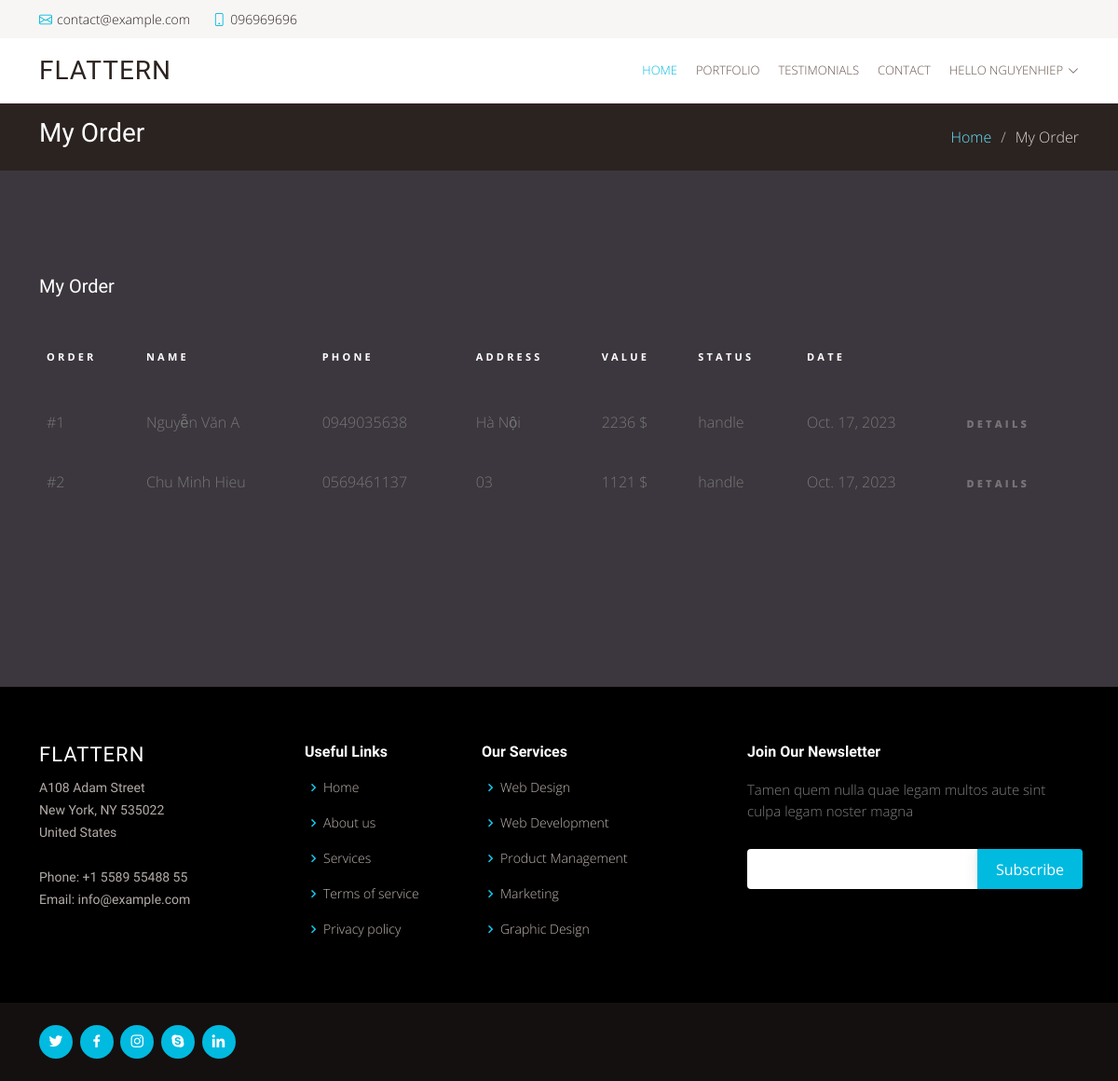
/order/ (signed in), run on an earlier commit of the app's database.
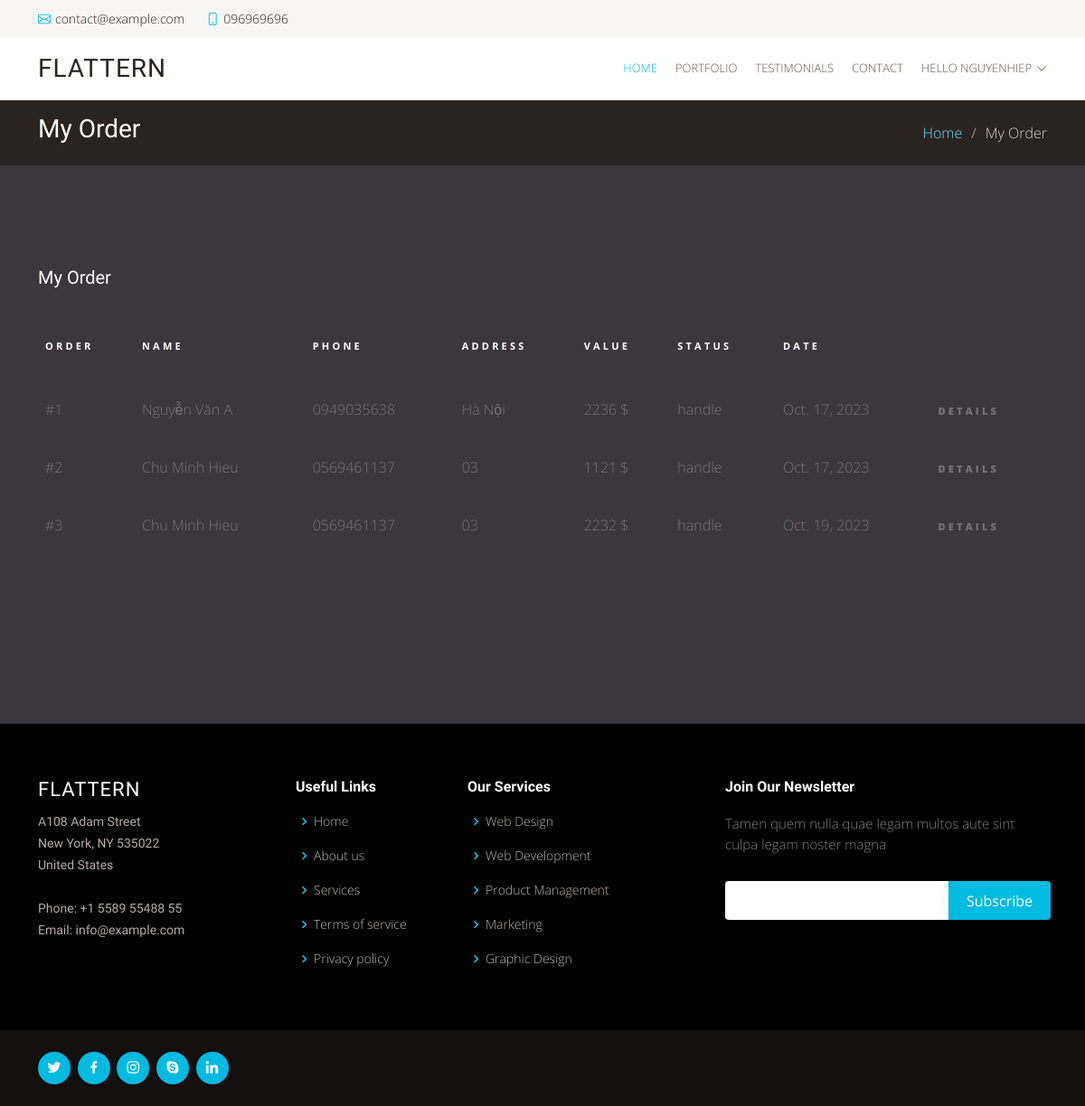
And on a later commit of the database.
### application/models.py (models this page shows, shortened)
class Order(models.Model):
    id_order = models.BigAutoField(primary_key=True)
    user = models.ForeignKey(User, default=None, on_delete=models.CASCADE)
    name = models.CharField(max_length=100, default="")
    phone = models.CharField(max_length=100, default="")
    address = models.CharField(max_length=100, default="")
    value = models.CharField(max_length=100, default="")
    status = models.CharField(max_length=100, default="")
    date = models.DateField(max_length=300)

### application/views.py (the view)
# urls.py: path('order/',views.getOrder,name="getOrder"),
def getOrder(request):
    if not request.user.is_authenticated:
        messages.warning(request,"You need to log in to access")
        return redirect('/auth/login')
    orders = Order.objects.filter(user=request.user)
    return render(request,'order.html',{'orders' : orders })

### templates/order.html (shortened to what this page needs)
{% extends 'base.html' %}
{% block content %}
<section id="breadcrumbs" class="breadcrumbs">
  <div class="container">
    <div class="d-flex justify-content-between align-items-center">
      <h2>My Order</h2>
      <ol>
        <li><a href="/">Home</a></li>
        <li>My Order</li>
      </ol>
    </div>
  </div>
</section>
<div class="content">
    <div class="container">
       <h2 class="mb-5">My Order </h2>
       <div class="table-responsive">
        {% if orders|length > 0 %}
          <table class="table table-striped custom-table">
             <thead>
                <tr>
                   <th scope="col">Order</th>
                   <th scope="col">Name</th>
                   <th scope="col">Phone</th>
                   <th scope="col">Address</th>
                   <th scope="col">Value</th>
                   <th scope="col">Status</th>
                   <th scope="col">Date</th>
                   <th scope="col"></th>
                </tr>
             </thead>
             <tbody>
                {% for order in orders %}
                    <td>#{{order.id_order}}</td>
                    <td>{{order.name}}</td>
                    <td>{{order.phone}}</td>
                    <td>{{order.address}}</td>
                    <td>{{order.value}} $</td>
                    <td class="more">{{order.status}}</td>
                    <td>{{order.date}}</td>
                    <td><a href="{% url 'getOrder' id=order.id_order %}" class="more">Details</a></td>
                {% endfor %}
             </tbody>
          </table>
        {% else %}
        <div style="color : white">You don't have any orders yet </div>
        {% endif %}
       </div>
    </div>
 </div>
{% endblock content %}

### templates/base.html (shortened to what this page needs)
{% load static %}
<!DOCTYPE html>
<html lang="en">
  <head>
    <link
      rel="stylesheet"
      href="https://cdnjs.cloudflare.com/ajax/libs/font-awesome/6.4.2/css/all.min.css"
    />
    <link
      href="{% static '/assets/vendor/animate.css/animate.min.css' %}"
      rel="stylesheet"
    />
    <link href="{% static '/assets/vendor/aos/aos.css' %} " rel="stylesheet" />
    <link
      href="{% static '/assets/vendor/bootstrap/css/bootstrap.min.css' %}"
      rel="stylesheet"
    />
    <link
      href="{% static '/assets/vendor/bootstrap-icons/bootstrap-icons.css' %}"
      rel="stylesheet"
    />
    <link
      href="{% static '/assets/vendor/boxicons/css/boxicons.min.css' %}"
      rel="stylesheet"
    />
    <link
      href="{% static '/assets/vendor/glightbox/css/glightbox.min.css' %}"
      rel="stylesheet"
    />
    <link
      href="{% static '/assets/vendor/swiper/swiper-bundle.min.css' %}"
      rel="stylesheet"
    />
    <link href="{% static '/assets/css/cssPlus.css' %}" rel="stylesheet" />
    <link href="{% static '/assets/css/style.css' %}" rel="stylesheet" />
  </head>
  <body>
    <section id="topbar" class="d-flex align-items-center">
      <div
        class="container d-flex justify-content-center justify-content-md-between"
      >
        <div class="contact-info d-flex align-items-center">
          <i class="bi bi-envelope d-flex align-items-center"
            ><a href="mailto:contact@example.com">contact@example.com</a></i
          >
          <i class="bi bi-phone d-flex align-items-center ms-4"
            ><span>096969696</span></i
          >
        </div>
      </div>
    </section>
    <header id="header" class="d-flex align-items-center">
      <div class="container d-flex justify-content-between">
        <div class="logo">
          <h1 class="text-light"><a href="/">Flattern</a></h1>
        </div>
        <nav id="navbar" class="navbar">
          <ul>
            <li><a class="active" href="/">Home</a></li>
            <li><a href="/portfolio">Portfolio</a></li>
            <li><a href="/testimo">Testimonials</a></li>
            <li><a href="/contact">Contact</a></li>
            {% if user.is_authenticated %}
            <li class="dropdown">
              <a href="#"
                ><span>Hello {{ request.user.username }}</span>
                <i class="bi bi-chevron-down"></i
              ></a>
            </li>
            {% else %}
            <li><a href="/auth/login">Login</a></li>
            {% endif %}
          </ul>
        </nav>
      </div>
    </header>
    {% block content %}
    {% endblock content %}
    <footer id="footer">
      <div class="footer-top">
        <div class="container">
          <div class="row">
            <div class="col-lg-3 col-md-6 footer-contact">
              <h3>Flattern</h3>
              <p>
                A108 Adam Street <br />
                New York, NY 535022<br />
                United States <br /><br />
                <strong>Phone:</strong> +1 5589 55488 55<br />
                <strong>Email:</strong> info@example.com<br />
              </p>
            </div>
            <div class="col-lg-2 col-md-6 footer-links">
              <h4>Useful Links</h4>
              <ul>
                <li>
                  <i class="bx bx-chevron-right"></i> <a href="#">Home</a>
                </li>
                <li>
                  <i class="bx bx-chevron-right"></i> <a href="#">About us</a>
                </li>
                <li>
                  <i class="bx bx-chevron-right"></i> <a href="#">Services</a>
                </li>
                <li>
                  <i class="bx bx-chevron-right"></i>
                  <a href="#">Terms of service</a>
                </li>
                <li>
                  <i class="bx bx-chevron-right"></i>
                  <a href="#">Privacy policy</a>
                </li>
              </ul>
            </div>
            <div class="col-lg-3 col-md-6 footer-links">
              <h4>Our Services</h4>
              <ul>
                <li>
                  <i class="bx bx-chevron-right"></i> <a href="#">Web Design</a>
                </li>
                <li>
                  <i class="bx bx-chevron-right"></i>
                  <a href="#">Web Development</a>
                </li>
                <li>
                  <i class="bx bx-chevron-right"></i>
                  <a href="#">Product Management</a>
                </li>
                <li>
                  <i class="bx bx-chevron-right"></i> <a href="#">Marketing</a>
                </li>
                <li>
                  <i class="bx bx-chevron-right"></i>
                  <a href="#">Graphic Design</a>
                </li>
              </ul>
            </div>
            <div class="col-lg-4 col-md-6 footer-newsletter">
              <h4>Join Our Newsletter</h4>
              <p>
                Tamen quem nulla quae legam multos aute sint culpa legam noster
                magna
              </p>
              <form action="" method="post">
                <input type="email" name="email" /><input
                  type="submit"
                  value="Subscribe"
                />
              </form>
            </div>
          </div>
        </div>
      </div>
      <div class="container d-md-flex py-4">
        <div class="social-links text-center text-md-right pt-3 pt-md-0">
          <a href="#" class="twitter"><i class="bx bxl-twitter"></i></a>
          <a href="#" class="facebook"><i class="bx bxl-facebook"></i></a>
          <a href="#" class="instagram"><i class="bx bxl-instagram"></i></a>
          <a href="#" class="google-plus"><i class="bx bxl-skype"></i></a>
          <a href="#" class="linkedin"><i class="bx bxl-linkedin"></i></a>
        </div>
      </div>
    </footer>
  </body>
</html>

### static/assets/css/cssPlus.css (style rules this page uses)
body { background-color: #ffffff; }

### static/assets/css/style.css (style rules this page uses)
body { font-family: "Open Sans", sans-serif; color: #4d4643; }
a { color: #00bae0; text-decoration: none; }
h1, h2, h3, h4, h5, h6 { font-family: "Muli", sans-serif; }
#topbar { background: #f8f6f5; padding: 10px 0; font-size: 14px; }
#topbar .contact-info i { font-style: normal; color: #00bae0; }
#topbar .contact-info i a, #topbar .contact-info i span { padding-left: 5px; color: #2b2320; }
#topbar .contact-info i a { line-height: 0; transition: 0.3s; }
#header { height: 70px; transition: all 0.5s; z-index: 997; transition: all 0.5s; background: #fff; }
#header .logo h1 { font-size: 28px; margin: 0; padding: 10px 0; line-height: 1; font-weight: 400; letter-spacing: 1px; text-transform: uppercase; }
#header .logo h1 a, #header .logo h1 a:hover { color: #2b2320; text-decoration: none; }
.navbar { padding: 0; }
.navbar ul { margin: 0; padding: 0; display: flex; list-style: none; align-items: center; }
.navbar li { position: relative; }
.navbar a, .navbar a:focus { display: flex; align-items: center; justify-content: space-between; padding: 10px 0 10px 20px; font-size: 13px; color: #65534c; white-space: nowrap; text-transform: uppercase; transition: 0.3s; }
.navbar a i, .navbar a:focus i { font-size: 12px; line-height: 0; margin-left: 5px; }
.navbar a:hover, .navbar .active, .navbar .active:focus, .navbar li:hover>a { color: #00bae0; }
section { padding: 60px 0; overflow: hidden; }
.breadcrumbs { padding: 15px 0; background: #2b2320; min-height: 40px; }
.breadcrumbs h2 { font-size: 28px; font-weight: 300; color: #fff; }
.breadcrumbs ol { display: flex; flex-wrap: wrap; list-style: none; padding: 0; margin: 0; color: #ded5d2; }
.breadcrumbs ol a { color: #66e5fe; }
.breadcrumbs ol li+li { padding-left: 10px; }
.breadcrumbs ol li+li::before { display: inline-block; padding-right: 10px; color: #c8bab5; content: "/"; }
#footer { color: #b4aca8; font-size: 14px; background: #14100f; margin-top: 60px; }
#footer .footer-top { padding: 60px 0 30px 0; background: black; }
#footer .footer-top .footer-contact { margin-bottom: 30px; }
#footer .footer-top .footer-contact h3 { font-size: 22px; margin: 0 0 10px 0; padding: 2px 0 2px 0; line-height: 1; font-weight: 500; letter-spacing: 1px; text-transform: uppercase; color: #fff; }
#footer .footer-top .footer-contact p { font-size: 14px; line-height: 24px; margin-bottom: 0; font-family: "Muli", sans-serif; color: #b4aca8; }
#footer .footer-top h4 { font-size: 16px; font-weight: bold; color: #fff; position: relative; padding-bottom: 12px; }
#footer .footer-top .footer-links { margin-bottom: 30px; }
#footer .footer-top .footer-links ul { list-style: none; padding: 0; margin: 0; }
#footer .footer-top .footer-links ul i { padding-right: 2px; color: #14c7eb; font-size: 18px; line-height: 1; }
#footer .footer-top .footer-links ul li { padding: 10px 0; display: flex; align-items: center; }
#footer .footer-top .footer-links ul li:first-child { padding-top: 0; }
#footer .footer-top .footer-links ul a { color: #c3b8b2; transition: 0.3s; display: inline-block; line-height: 1; }
#footer .footer-newsletter { font-size: 15px; }
#footer .footer-newsletter h4 { font-size: 16px; font-weight: bold; color: #fff; position: relative; padding-bottom: 12px; }
#footer .footer-newsletter form { margin-top: 30px; background: #fff; padding: 6px 10px; position: relative; border-radius: 4px 0 0 4px; text-align: left; }
#footer .footer-newsletter form input[type="email"] { border: 0; padding: 4px 8px; width: calc(100% - 100px); }
#footer .footer-newsletter form input[type="submit"] { position: absolute; top: 0; right: -4px; bottom: 0; border: 0; background: none; font-size: 16px; padding: 0 20px; background: #00bae0; color: #fff; transition: 0.3s; border-radius: 0 4px 4px 0; box-shadow: 0px 2px 15px rgba(0, 0, 0, 0.1); }
#footer .social-links a { font-size: 18px; display: inline-block; background: #00bae0; color: #fff; line-height: 1; padding: 8px 0; margin-right: 4px; border-radius: 50%; text-align: center; width: 36px; height: 36px; transition: 0.3s; }

What changed in the data, as far as the page shows it:
added Order: id_order "3", name "Chu Minh Hieu", phone "0569461137", address "03", value "2232", status "handle", date "Oct. 19, 2023"
